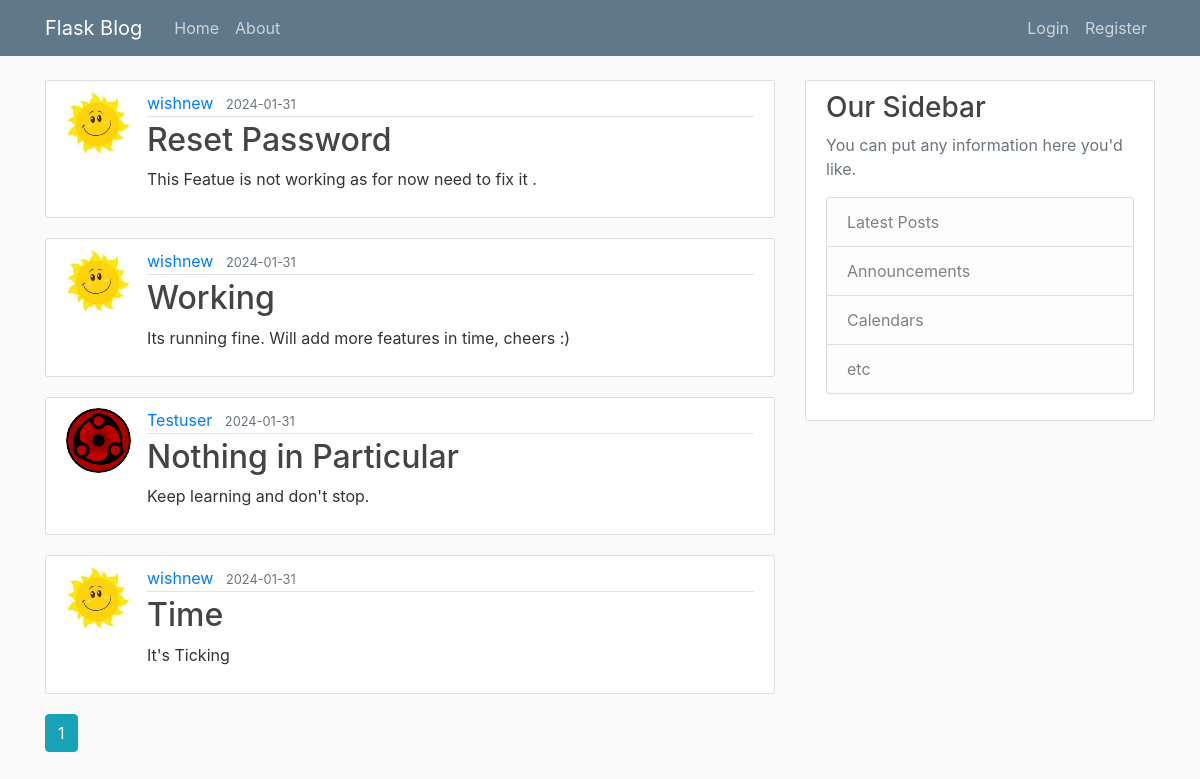
Page /home on the earlier database version.
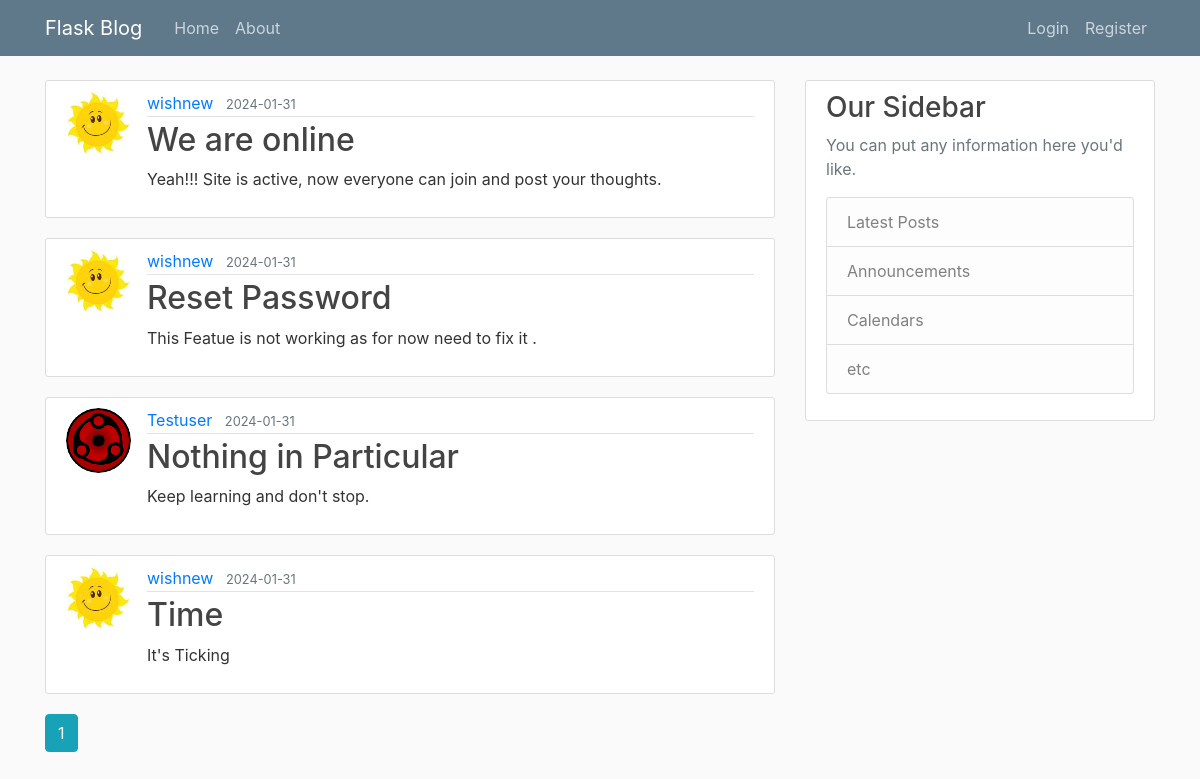
Same page on the later database version.
### flaskblog/models.py (models this page shows, shortened)
class Post(db.Model):
    id = db.Column(db.Integer, primary_key=True)
    title = db.Column(db.String(100), nullable=False)
    date_posted = db.Column(db.DateTime, nullable=False, default=datetime.utcnow)
    content = db.Column(db.Text, nullable=False)
    user_id = db.Column(db.Integer, db.ForeignKey('user.id'), nullable=False)

class User(db.Model, UserMixin):
    id = db.Column(db.Integer, primary_key=True)
    username = db.Column(db.String(20), unique=True, nullable=False)
    email = db.Column(db.String(120), unique=True, nullable=False)
    image_file = db.Column(db.String(20), nullable=False, default='default.jpg')
    password = db.Column(db.String(60), nullable=False)
    posts = db.relationship('Post', backref='author', lazy=True)

### flaskblog/main/routes.py (the view)
@main.route("/")
@main.route("/home")
def home():
    page = request.args.get('page', 1, type=int)
    posts = Post.query.order_by(Post.date_posted.desc()).paginate(page=page, per_page=5)
    return render_template('home.html', posts=posts)

### flaskblog/templates/home.html
{% extends "layout.html" %}
{% block content %}
    {% for post in posts.items %}
        <article class="media content-section">
          <img class="rounded-circle article-img" src="{{ url_for('static', filename='profile_pics/' + post.author.image_file) }}">
          <div class="media-body">
            <div class="article-metadata">
              <a class="mr-2" href="{{ url_for('users.user_posts', username=post.author.username) }}">{{ post.author.username }}</a>
              <small class="text-muted">{{ post.date_posted.strftime('%Y-%m-%d') }}</small>
            </div>
            <h2><a class="article-title" href="{{ url_for('posts.post', post_id=post.id) }}">{{ post.title }}</a></h2>
            <p class="article-content">{{ post.content }}</p>
          </div>
        </article>
    {% endfor %}
    {% for page_num in posts.iter_pages(left_edge=1, right_edge=1, left_current=1, right_current=2) %}
      {% if page_num %}
        {% if posts.page == page_num %}
          <a class="btn btn-info mb-4" href="{{ url_for('main.home', page=page_num) }}">{{ page_num }}</a>
        {% else %}
          <a class="btn btn-outline-info mb-4" href="{{ url_for('main.home', page=page_num) }}">{{ page_num }}</a>
        {% endif %}
      {% else %}
        ...
      {% endif %}
    {% endfor %}
{% endblock content %}

### flaskblog/templates/layout.html (shortened to what this page needs)
<!DOCTYPE html>
<html>
<head>
    <link rel="stylesheet" href="https://maxcdn.bootstrapcdn.com/bootstrap/4.0.0/css/bootstrap.min.css">
    <link rel="stylesheet" type="text/css" href="{{ url_for('static', filename='main.css') }}">
</head>
<body>
    <header class="site-header">
      <nav class="navbar navbar-expand-md navbar-dark bg-steel fixed-top">
        <div class="container">
          <a class="navbar-brand mr-4" href="/">Flask Blog</a>
          <div class="collapse navbar-collapse" id="navbarToggle">
            <div class="navbar-nav mr-auto">
              <a class="nav-item nav-link" href="{{ url_for('main.home') }}">Home</a>
              <a class="nav-item nav-link" href="{{ url_for('main.about') }}">About</a>
            </div>
            <div class="navbar-nav">
              {% if current_user.is_authenticated %}
                <a class="nav-item nav-link" href="{{ url_for('posts.new_post') }}">New Post</a>
                <a class="nav-item nav-link" href="{{ url_for('users.account') }}">Account</a>
                <a class="nav-item nav-link" href="{{ url_for('users.logout') }}">Logout</a>
              {% else %}
                <a class="nav-item nav-link" href="{{ url_for('users.login') }}">Login</a>
                <a class="nav-item nav-link" href="{{ url_for('users.register') }}">Register</a>
              {% endif %}
            </div>
          </div>
        </div>
      </nav>
    </header>
    <main role="main" class="container">
      <div class="row">
        <div class="col-md-8">
          {% block content %}{% endblock %}
        </div>
        <div class="col-md-4">
          <div class="content-section">
            <h3>Our Sidebar</h3>
            <p class='text-muted'>You can put any information here you'd like.
              <ul class="list-group">
                <li class="list-group-item list-group-item-light">Latest Posts</li>
                <li class="list-group-item list-group-item-light">Announcements</li>
                <li class="list-group-item list-group-item-light">Calendars</li>
                <li class="list-group-item list-group-item-light">etc</li>
              </ul>
            </p>
          </div>
        </div>
      </div>
    </main>
</body>
</html>

### flaskblog/static/main.css (style rules this page uses)
body { background: #fafafa; color: #333333; margin-top: 5rem; }
h1, h2, h3, h4, h5, h6 { color: #444444; }
.bg-steel { background-color: #5f788a; }
.site-header .navbar-nav .nav-link { color: #cbd5db; }
.content-section { background: #ffffff; padding: 10px 20px; border: 1px solid #dddddd; border-radius: 3px; margin-bottom: 20px; }
.article-title { color: #444444; }
.article-content { white-space: pre-line; }
.article-img { height: 65px; width: 65px; margin-right: 16px; }
.article-metadata { padding-bottom: 1px; margin-bottom: 4px; border-bottom: 1px solid #e3e3e3 }

Differences in the rows shown:
removed Post: image_file (picture), author.username "wishnew", date_posted "2024-01-31", title "Working", content "Its running fine. Will add more features in time, cheers :)"
added Post: image_file (picture), author.username "wishnew", date_posted "2024-01-31", title "We are online", content "Yeah!!! Site is active, now everyone can join and post your thoughts."
